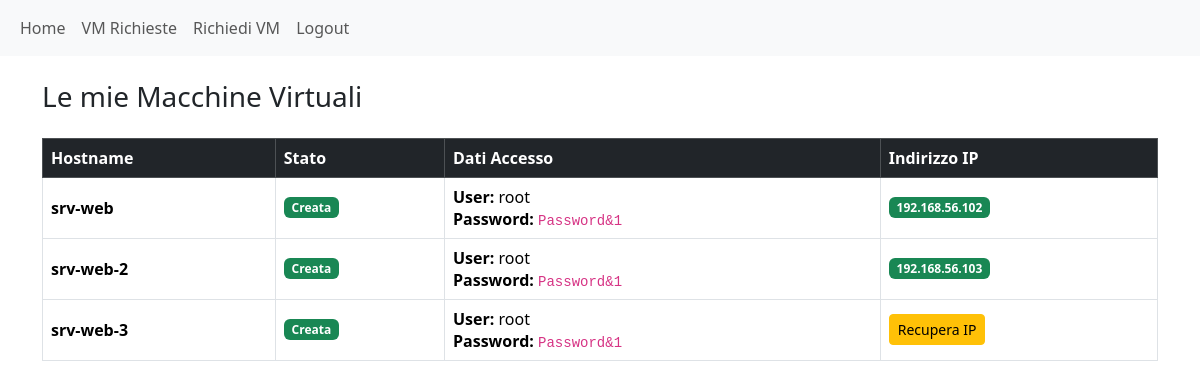
Before: /request-vm (signed in) with the older database file.
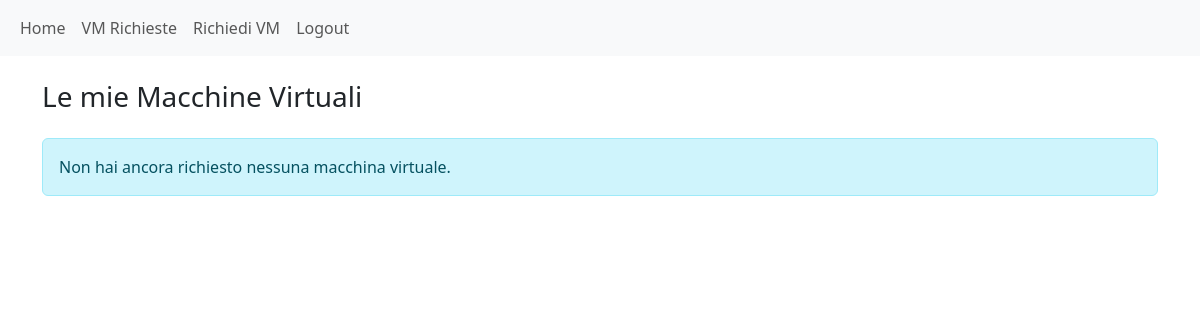
After: the same page with the newer database file.
### models/model.py (models this page shows)
class VMRequest(db.Model):
    id = db.Column(db.Integer, primary_key=True)
    user_id = db.Column(db.Integer, db.ForeignKey('user.id'), nullable=False)
    config_name = db.Column(db.String(50), nullable=False)
    hostname = db.Column(db.String(100), nullable=False)
    status = db.Column(db.String(20), default='pending')
    created_at = db.Column(db.DateTime, default=datetime.utcnow)
    vm_id = db.Column(db.Integer, nullable=True)
    ip_address = db.Column(db.String(50), nullable=True)
    vm_user = db.Column(db.String(50), nullable=True)
    vm_password = db.Column(db.String(100), nullable=True)
    ssh_key = db.Column(db.Text, nullable=True)

### routes/default.py (the view)
@app.route('/request-vm', methods=['GET', 'POST'])
@login_required
def request_vm():
    return render_template('vm/request-new-vm.html')

### app.py (called while the page is built)
@login_manager.user_loader
def load_user_callback(user_id):
    stmt = db.select(User).filter_by(id=user_id)
    user = db.session.execute(stmt).scalar_one_or_none()
    return user

### templates/vm/request-new-vm.html (shortened to what this page needs)
{% extends "base.html" %}
{% block content %}
<div class="container mt-4">
    <h3 class="mb-4">Le mie Macchine Virtuali</h3>
    {% if current_user.vms %}
    <div class="table-responsive">
        <table class="table table-bordered table-hover align-middle">
            <thead class="table-dark">
                <tr>
                    <th>Hostname</th>
                    <th>Stato</th>
                    <th>Dati Accesso</th>
                    <th>Indirizzo IP</th>
                </tr>
            </thead>
            <tbody>
                {% for req in current_user.vms %}
                <tr>
                    <td>
                        <strong>{{ req.hostname }}</strong>
                    </td>
                    <td>
                        {% if req.status == 'created' %}
                            <span class="badge bg-success">Creata</span>
                        {% elif req.status == 'pending' %}
                            <span class="badge bg-warning text-dark">In attesa</span>
                        {% else %}
                            <span class="badge bg-secondary">{{ req.status }}</span>
                        {% endif %}
                    </td>
                    <td>
                        {% if req.status == 'created' %}
                            <ul class="list-unstyled mb-0">
                                <li><strong>User:</strong> {{ req.vm_user }}</li>
                                <li><strong>Password:</strong> <code>{{ req.vm_password }}</code></li>
                            </ul>
                        {% else %}
                            <em class="text-muted">In attesa di creazione...</em>
                        {% endif %}
                    </td>
                    <td id="ip-{{ req.vm_id }}">
                        {% if req.status == 'created' %}
                            {% if req.ip_address and req.ip_address != "IP non ancora disponibile" %}
                                <span class="badge bg-success">{{ req.ip_address }}</span>
                            {% else %}
                                <button onclick="checkIP('{{ req.vm_id }}')" class="btn btn-sm btn-warning">
                                    Recupera IP
                                </button>
                            {% endif %}
                        {% elif req.status == 'pending' %}
                            <span class="badge bg-secondary">In approvazione...</span>
                        {% else %}
                            <span class="text-danger">{{ req.status }}</span>
                        {% endif %}
                    </td>
                </tr>
                {% endfor %}
            </tbody>
        </table>
    </div>
    {% else %}
        <div class="alert alert-info">
            Non hai ancora richiesto nessuna macchina virtuale.
        </div>
    {% endif %}
</div>
{% endblock %}

### templates/base.html (shortened to what this page needs)
<html>
<head>
  <link href="https://cdn.jsdelivr.net/npm/bootstrap@5.3.8/dist/css/bootstrap.min.css" rel="stylesheet">
</head>
<body>
  <nav class="navbar navbar-expand-lg bg-body-tertiary">
    <div class="container-fluid">
      <div class="collapse navbar-collapse" id="navbarSupportedContent">
        <ul class="navbar-nav me-auto mb-2 mb-lg-0">
          <li class="nav-item">
            <a class="nav-link" aria-current="page" href="{{url_for('default.home')}}">Home</a>
          </li>
          <li class="nav-item">
            <a class="nav-link" href="{{url_for('default.request_vm')}}">VM Richieste</a>
          </li>
          <li class="nav-item">
            <a class="nav-link" href="{{url_for('default.request_new')}}">Richiedi VM</a>
          </li>
          {% if current_user.is_authenticated %}
          <li class="nav-item">
            <a class="nav-link" href="{{url_for('auth.logout')}}">Logout</a>
          </li>
          {%endif%}
        </ul>
      </div>
    </div>
  </nav>
  {% block content %}{% endblock %}
</body>
</html>

Changed rows visible on the page:
removed VMRequest: hostname "srv-web", status "Creata", vm_user "root", vm_password "Password&1", ip_address "192.168.56.102"
removed VMRequest: hostname "srv-web-2", status "Creata", vm_user "root", vm_password "Password&1", ip_address "192.168.56.103"
removed VMRequest: hostname "srv-web-3", status "Creata", vm_user "root", vm_password "Password&1"
Other visible differences:
text no longer shown: "Hostname Stato Dati Accesso Indirizzo IP"
text now shown: "Non hai ancora richiesto nessuna macchina virtuale."
